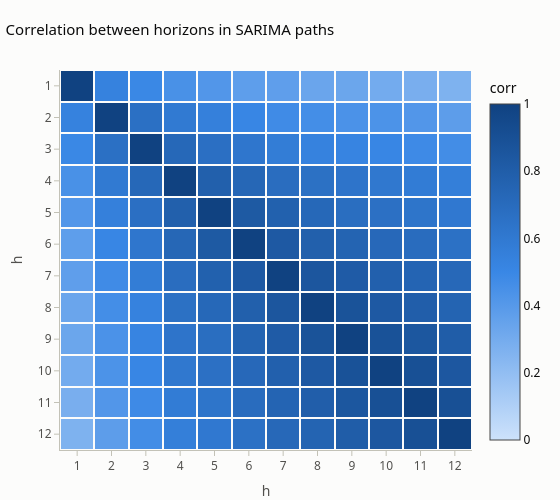

Notebook code for this chart:
### Markdown cell above
## 2. Path functionals: questions only samples can answer
Business questions about 1959 (the first 12 months):
* What is the **annual total**, and its 90% interval?
* What is the probability that **any** month exceeds 520 thousand passengers?
* What is the distribution of the **peak** month value?

The wrong shortcut is to add up the monthly P5 and P95 bounds.

### Code cell
p = P["SARIMA (noise only)"][:, :12]
annual = p.sum(axis=1)
y59 = test[:12]
q_month = np.quantile(p, [0.05, 0.95], axis=0)
print(f"Annual total 1959  : 90% PI from paths  = [{np.quantile(annual,.05):.0f}, {np.quantile(annual,.95):.0f}]   (actual {y59.sum():.0f})")
print(f"                     WRONG: sum of monthly P5/P95 = [{q_month[0].sum():.0f}, {q_month[1].sum():.0f}]  -> too wide (implicitly assumes perfect correlation)")
print(f"P(any month > 520) = {np.mean((p > 520).any(axis=1)):.3f}     max over months of P(month > 520) = {np.max(np.mean(p > 520, axis=0)):.3f}")
print(f"Peak month: median {np.median(p.max(axis=1)):.0f}, 90% PI [{np.quantile(p.max(axis=1), .05):.0f}, {np.quantile(p.max(axis=1), .95):.0f}]  (actual {y59.max():.0f})")

# correlation of path values across horizons: why sums of quantiles fail
corr = np.corrcoef(p.T)
hh = np.arange(1, 13)
fig = go.Figure(go.Heatmap(z=corr, x=hh, y=hh, zmin=0, zmax=1, xgap=2, ygap=2,
                           colorscale=[[0, pf.BLUE[100]], [0.5, pf.BLUE[400]], [1, pf.BLUE[650]]],
                           colorbar=dict(title="corr"), hovertemplate="h=%{x} vs h=%{y}: corr %{z:.2f}<extra></extra>"))
fig.update_layout(title="Correlation between horizons in SARIMA paths", width=560, height=500,
                  xaxis=dict(title="h", showgrid=False, dtick=1), yaxis=dict(title="h", showgrid=False, dtick=1, autorange="reversed"))
fig.show()

### Figure 1 — Plotly figure (JSON) as saved in the notebook; plotly's stock layout.template omitted (floating-point values rounded to 4 significant figures; data arrays with more than 128 entries replaced by an {"elided": "..."} marker saying what was removed)
{"data": [{"colorbar": {"title": {"text": "corr"}}, "colorscale": [[0, "#cde2fb"], [0.5, "#3987e5"], [1, "#104281"]], "hovertemplate": "h=%{x} vs h=%{y}: corr %{z:.2f}<extra></extra>", "type": "heatmap", "x": [1, 2, 3, 4, 5, 6, 7, 8, 9, 10, 11, 12], "xgap": 2, "y": [1, 2, 3, 4, 5, 6, 7, 8, 9, 10, 11, 12], "ygap": 2, "z": {"elided": "12x12 float values"}, "zmax": 1, "zmin": 0}], "layout": {"height": 500, "title": {"text": "Correlation between horizons in SARIMA paths"}, "width": 560, "xaxis": {"dtick": 1, "showgrid": false, "title": {"text": "h"}}, "yaxis": {"autorange": "reversed", "dtick": 1, "showgrid": false, "title": {"text": "h"}}}}
